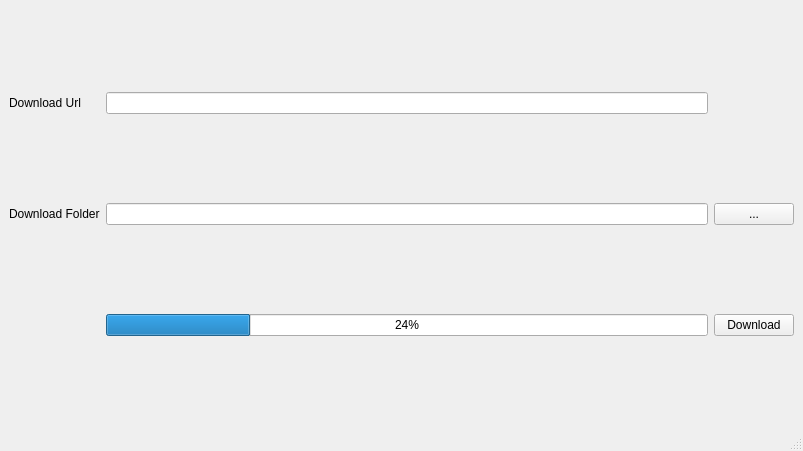
<?xml version="1.0" encoding="UTF-8"?>
<ui version="4.0">
 <class>MainWindow</class>
 <widget class="QMainWindow" name="MainWindow">
  <property name="geometry">
   <rect>
    <x>0</x>
    <y>0</y>
    <width>803</width>
    <height>451</height>
   </rect>
  </property>
  <property name="windowTitle">
   <string>MainWindow</string>
  </property>
  <widget class="QWidget" name="centralwidget">
   <layout class="QGridLayout" name="gridLayout">
    <item row="1" column="1">
     <widget class="QLineEdit" name="lineEditDownloadLocation"/>
    </item>
    <item row="2" column="2">
     <widget class="QPushButton" name="pushBtnDownload">
      <property name="text">
       <string>Download</string>
      </property>
     </widget>
    </item>
    <item row="0" column="0">
     <widget class="QLabel" name="label">
      <property name="text">
       <string>Download Url</string>
      </property>
     </widget>
    </item>
    <item row="0" column="1">
     <widget class="QLineEdit" name="lineEditFileUrl"/>
    </item>
    <item row="2" column="1">
     <widget class="QProgressBar" name="progressBar">
      <property name="value">
       <number>24</number>
      </property>
     </widget>
    </item>
    <item row="1" column="0">
     <widget class="QLabel" name="label_2">
      <property name="text">
       <string>Download Folder</string>
      </property>
     </widget>
    </item>
    <item row="1" column="2">
     <widget class="QPushButton" name="pushBtnBrowse">
      <property name="text">
       <string>...</string>
      </property>
     </widget>
    </item>
   </layout>
  </widget>
  <widget class="QMenuBar" name="menubar">
   <property name="geometry">
    <rect>
     <x>0</x>
     <y>0</y>
     <width>803</width>
     <height>22</height>
    </rect>
   </property>
  </widget>
  <widget class="QStatusBar" name="statusbar"/>
 </widget>
 <resources/>
 <connections/>
</ui>
